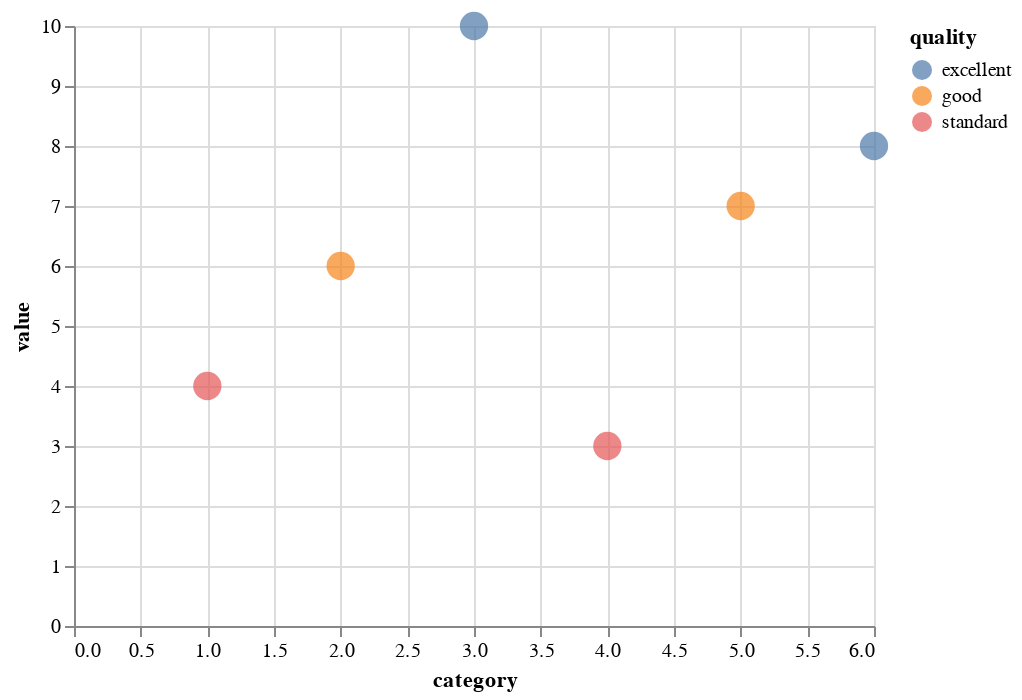

Notebook code for this chart:
### Markdown cell above
This is a reasonable scatter plot.  Let's now explore other encoding types that will allow us to visualize the "quality" column as well.

## Color encoding

### Code cell
scatter_plot = base.encode(color="quality")
scatter_plot

### Figure 1 — Vega-Lite specification as saved in the notebook (floating-point values rounded to 4 significant figures)
{"config": {"view": {"continuousWidth": 400, "continuousHeight": 300}}, "data": {"name": "data-7c36766bdbdd929d88ac2881c2000dcf"}, "mark": {"type": "point", "filled": true, "size": 200}, "encoding": {"color": {"field": "quality", "type": "nominal"}, "x": {"field": "category", "type": "quantitative"}, "y": {"field": "value", "type": "quantitative"}}, "$schema": "https://vega.github.io/schema/vega-lite/v4.17.0.json", "datasets": {"data-7c36766bdbdd929d88ac2881c2000dcf": [{"category": 1, "value": 4, "quality": "standard"}, {"category": 2, "value": 6, "quality": "good"}, {"category": 3, "value": 10, "quality": "excellent"}, {"category": 4, "value": 3, "quality": "standard"}, {"category": 5, "value": 7, "quality": "good"}, {"category": 6, "value": 8, "quality": "excellent"}]}}
